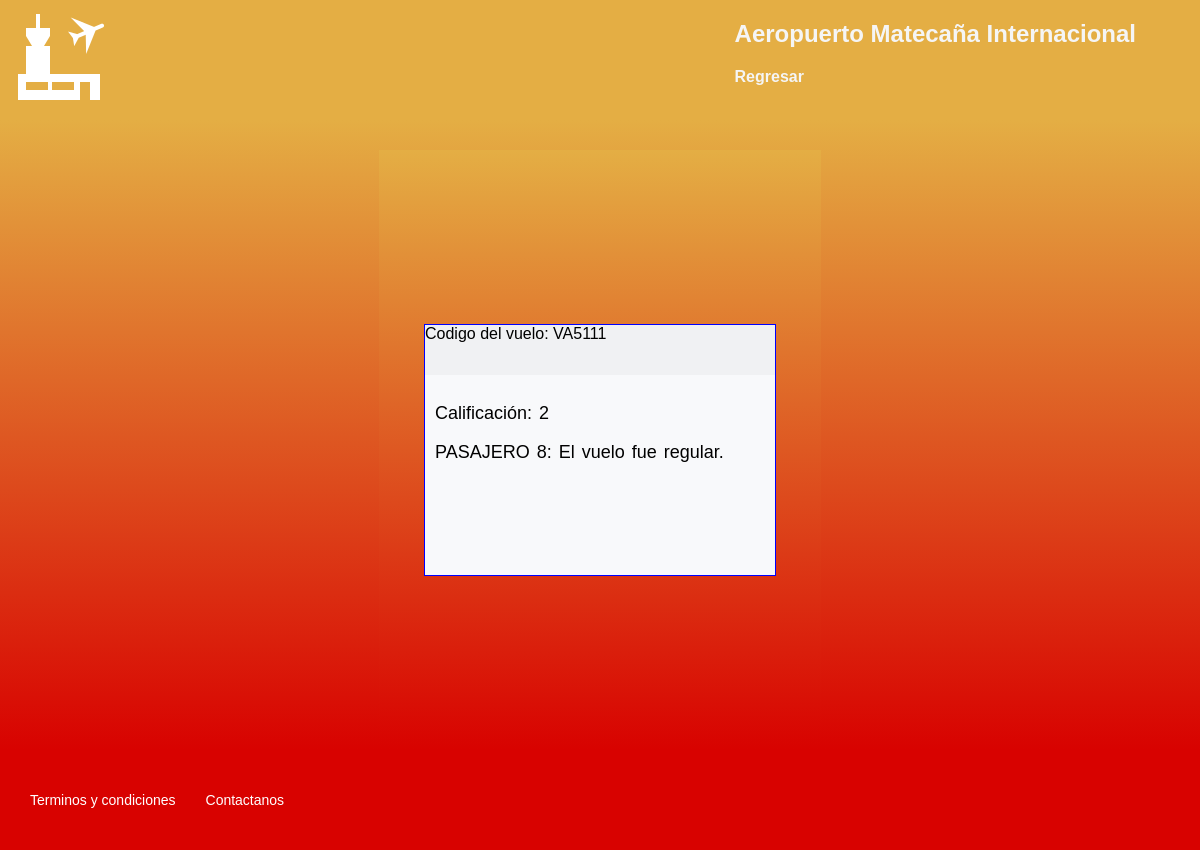
/calificaciones/ (signed in), run on an earlier commit of the app's database.
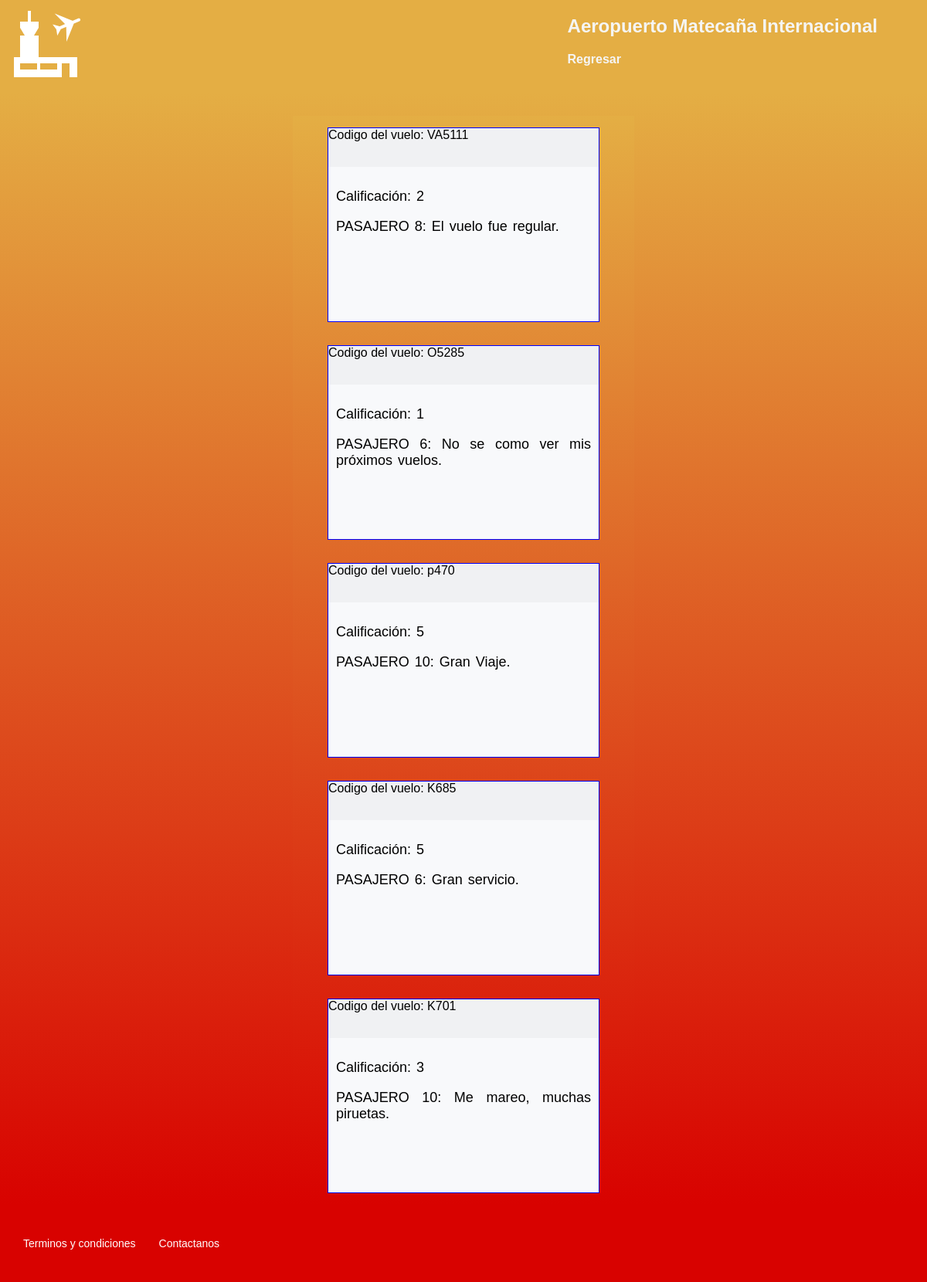
And on a later commit of the database.
### tables this page shows
CREATE TABLE calificaciones (vuelo VARCHAR (20) NOT NULL REFERENCES vuelos (codigo), pasajero INTEGER NOT NULL REFERENCES usuarios (codigo), calificacion INTEGER NOT NULL, comentarios VARCHAR (200) NOT NULL);

### app.py (the view, shortened to what this page needs)
@app.route('/calificaciones/')
@app.route('/calificaciones/<string:usr>')
def verCal(usr=None):
    if session['perfil']==None or session['perfil']=='I' or session['perfil']=='U':
        return render_template('error.html',mensaje='Acseso no permitido')
    else:
        try:
            sql = f"SELECT * FROM calificaciones"
            dat = cargardatos(sql)
            if len(dat)==0:
                msg ='No hay comentarios registrados'
                print(msg)
            else:
                msg = 'Ok'
        except Exception:
            msg = 'ERROR: Por favor intente luego'
            print(Exception)
            traceback.print_exc()
        if msg == 'Ok':
            return render_template('comentarios.html',comentarios=dat)
        else:
            return render_template('error.html',mensaje=msg)

### bd.py (called while the page is built)
def cargardatos(sql) ->list:
    try:
        with sqlite3.connect(URL_DB) as conec:
            cur = conec.cursor()
            res = cur.execute(sql).fetchall()
    except Exception:
        res = None
    return res

### templates/comentarios.html (shortened to what this page needs)
<!DOCTYPE html>
<html lang="en">
<head>
    <link rel="stylesheet" href='{{ url_for("static", filename="css/cssComentarios.css") }}'>
    <link rel="stylesheet" href='{{ url_for("static", filename="css/style.css") }}'>
</head>
<body>
  <header class="header">
    <img class="header__img" src='{{ url_for("static", filename="media/icons8-aeropuerto-100.png") }}' alt="Logo" />
    <div>
        <h2 class="header__title"><a href="/home/">Aeropuerto Matecaña Internacional</a> </h2>
        {% if session['perfil'] == 'A' %}
        <a href="/madmin/">Regresar</a>
        {% endif %}
    </div>
</header>
<main class="main">
  <div class="login" style="margin-top: 30px;">
      {% for dat in comentarios %}
      <div class="col-sm">
        <div class="card" style="max-width: 40rem;">
          <div class="card-header"> Codigo del vuelo: {{dat[0]}}</div>
          <div class="card-body">
            <p class="clasificacion">Calificación: {{dat[2]}}</p>
            <p class="card-text">PASAJERO {{dat[1]}}: {{dat[3]}}.</p>
          </div>
        </div>
      </div>
      {% endfor %}
  </div>
</main>
<footer class="footer" >
  <a href="/terminos">Terminos y condiciones </a>
  <a href="/contactanos">Contactanos</a>
</footer>
</body>
</html>

### static/css/cssComentarios.css (style rules this page uses)
.card-body { background-color: #f8f9fb; }
.col-sm { border: 1px blue solid; width: 350px; margin: 15px; display: flex; flex-direction: column; }
.card-header { background-color: #f0f1f3; display: flex; justify-content: space-between; height: 50px; }
.card-text { color: black !important; }
.card-body p { color: black !important; }
.card-body { height: 180px; padding: 10px; }

### static/css/style.css (style rules this page uses)
body { margin: 0; padding: 0; font-family: 'Mulish', sans-serif; }
.header { width: 100%; min-height: 90px; background-color:#e4ae44; display: flex; justify-content: space-between; padding-bottom: 10px; }
.header__img { width: 100px; margin-top: 10px; margin-left: 10px; }
.header__title { color: whitesmoke; padding-right: 2rem; font-family: 'Mulish', sans-serif; font-weight: bold; }
.header a { color: whitesmoke; padding-right: 2rem; font-family: 'Mulish', sans-serif; font-weight: bold; text-decoration: none; }
.header__title a { color: whitesmoke; padding-right: 2rem; font-family: 'Mulish', sans-serif; font-weight: bold; text-decoration: none; }
.main { background: linear-gradient(#e4ae44,#d80200); display: flex; align-items: center; justify-content: center; flex-direction: column; padding: 0px 30px; min-height: calc(100vh - 200px); }
.main p { text-align: justify; font-weight: 400; word-spacing: 2px; }
::placeholder { color:white }
.login { background: linear-gradient(#e4ae44,#d80200); display: flex; align-items: center; justify-content: center; flex-direction: column; padding: 0px 30px; min-height: calc(100vh - 200px); }
.login p { color: white; font-size: 18PX; }
.footer { display: flex; align-items: center; height: 100px; width: 100%; background-color: #d80200; }
.footer a { color: white; font-size: 14px; cursor: pointer; padding-left: 30px; text-decoration: none; }

What changed in the data, as far as the page shows it:
added calificaciones: vuelo "O5285", calificacion "1", pasajero "6", comentarios "No se como ver mis próximos vuelos"
added calificaciones: vuelo "p470", calificacion "5", pasajero "10", comentarios "Gran Viaje"
added calificaciones: vuelo "K685", calificacion "5", pasajero "6", comentarios "Gran servicio"
added calificaciones: vuelo "K701", calificacion "3", pasajero "10", comentarios "Me mareo, muchas piruetas"
